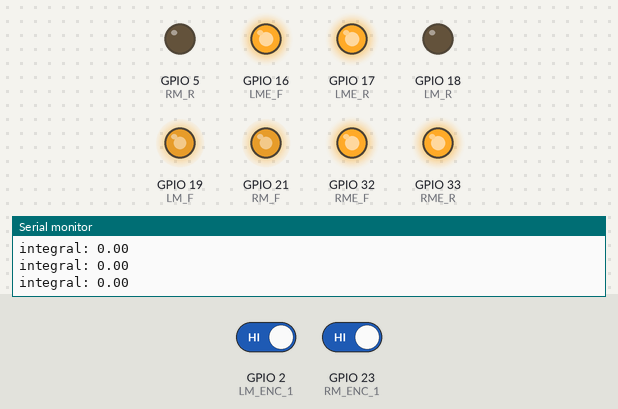
A sketch run on a simulated ESP32. Parts: output pins drawn as LEDs (lit = HIGH), the last lines printed to the serial monitor. Inputs (shaded band) come from the test bench; at power-on: GPIO 2 (LM_ENC_1) HIGH, GPIO 23 (RM_ENC_1) HIGH.

Above: at 1.2 s.
1.3 s: GPIO 2 (LM_ENC_1) driven LOW
At 1.55 s:
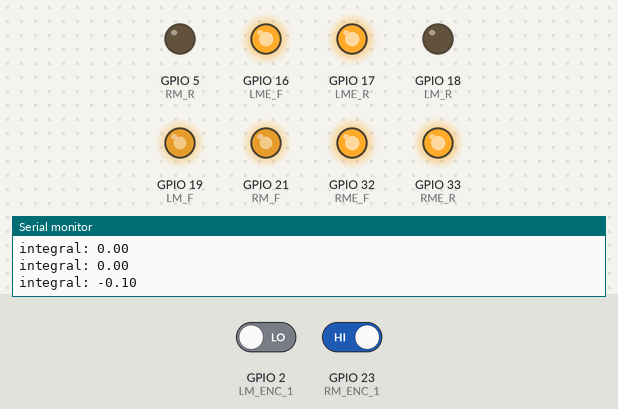
4.3 s: GPIO 23 (RM_ENC_1) driven LOW
At 5.3 s:
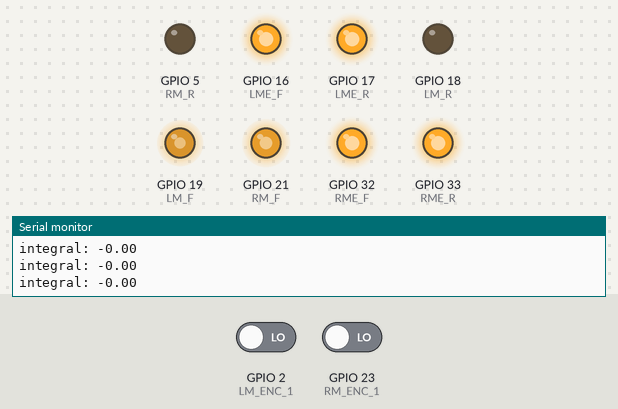
6.0 s: GPIO 23 (RM_ENC_1) driven HIGH
At 6.25 s:
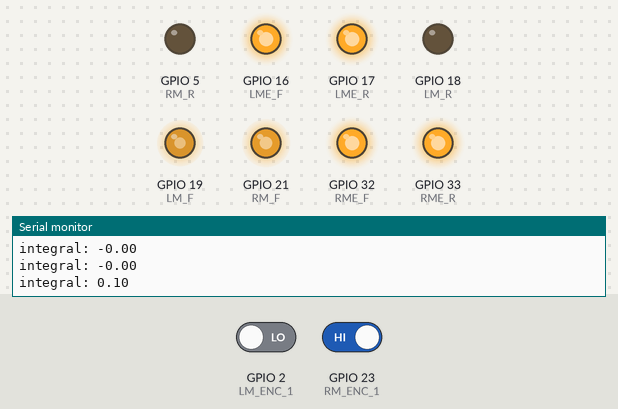
9.0 s: GPIO 2 (LM_ENC_1) driven HIGH
At 9.15 s:
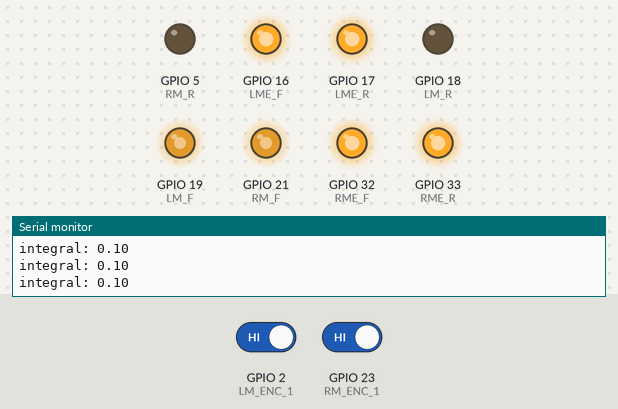
10.7 s: GPIO 23 (RM_ENC_1) driven LOW
At 10.95 s:
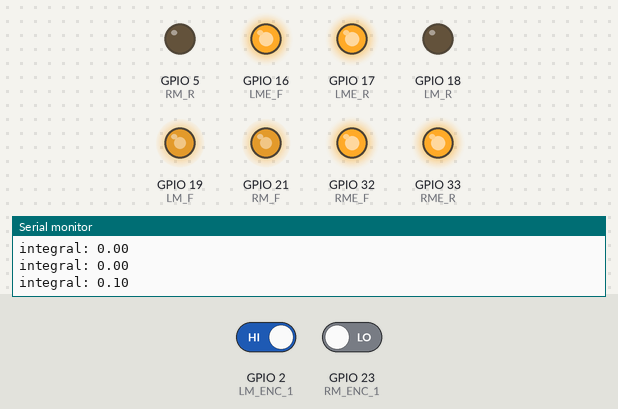
Timing chart, 0 to 14.7 s (numbered marks = the images above; inputs shaded):
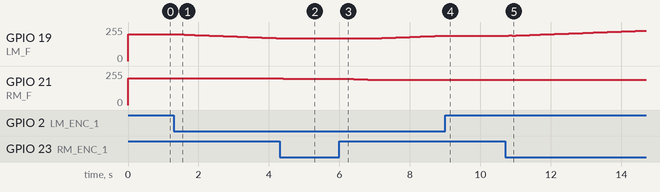

Measured:
- after the input at 1.3 s, GPIO 19 (LM_F): moves from 200/255 to 172/255 over 2.8 s, starting after 0.10 s; GPIO 21 (RM_F): 200/255 → 199/255 after 0.20 s
- after the input at 4.3 s, GPIO 21 (RM_F): 199/255 → 198/255 after 0.10 s
- after the input at 6.0 s, GPIO 19 (LM_F): 170/255 → 169/255 after 0.20 s, → 170/255 0.70 s later, → 171/255 0.10 s later, → 172/255 0.10 s later, … (22 changes in this stretch); GPIO 21 (RM_F): moves from 198/255 to 191/255 over 0.70 s, starting after 0.10 s
- after the input at 9.0 s, GPIO 19 (LM_F): goes on until 9.2 s, then stays 191/255
- after the input at 10.7 s, GPIO 19 (LM_F): 191/255 → 192/255 after 0.10 s, → 191/255 0.10 s later, → 192/255 0.10 s later, → 193/255 0.10 s later, … (39 changes in this stretch)

The sketch:

working-pid.ino
```cpp
// hardware time include
#include "driver/timer.h"

// PID setpoint calcluations
int setPoint = 200;
int motor1_set = 200;     //-- testing
int motor0_set = 200;
int motor1_diff = 0;

// Integral PID component
float integral = 0;

// Derivative PID component
float derivative = 0;
int prev_error = 0;

//int outputRotationSpeed = 0;
int error = 0;
float kp = 0.5;
float ki = 0.25;
float kd = 0.02;
float adjustment_to_left_motor;
float adjustment_to_right_motor;

int store_counts, store_counts1;
int set_flag_100ms;

// left and right motor enables
#define LME_F 16 //34
#define LME_R 17 //35 change back to these values

#define RME_F 32
#define RME_R 33

// motor directions pins, send PWM singal to direction
#define LM_F 19 // left motor _ foward
#define LM_R 18 // left motor _ reverse

#define RM_F 21  //2
#define RM_R 5 //15 change to these, or match pcb document

// encoder definitions

#define LM_ENC_1 2 //5 - this can all be found on the pcb document!
#define LM_ENC_2 15 //17
#define RM_ENC_1 23 //16 change to this
#define RM_ENC_2 22  //4

// encoder count
long counts = 0;
long counts1 = 0;
long counts_total = 0;
// timer instantiation for hardware sampling overflow, 100ms (I believe)
hw_timer_t *Timer0_Cfg = NULL;

void readEncoder() //this function is triggered by the encoder CHANGE, and increments the encoder counter

{
  counts++; //left motor encoder count increment
}

void readEncoder1() //this function is triggered by the encoder CHANGE, and increments the encoder counter

{
  counts1++; //right motor encoder count increment
}

// sampling isr which happens every 100ms
void IRAM_ATTR Timer0_ISR() //-- happens every 100ms
{
    prev_error = error;
    // read and update wheel linear velocity
    error = counts1-counts;

    store_counts = counts;
    store_counts1 = counts1;

    counts = 0; //-- reset counts
    counts1 = 0;

    set_flag_100ms = 1;

}

void init_motors() {
  // set motors to output mode
  pinMode(LME_F, OUTPUT);
  pinMode(LME_R, OUTPUT);
  pinMode(RME_F, OUTPUT);
  pinMode(RME_R, OUTPUT);

  pinMode(LM_F, OUTPUT);
  pinMode(LM_R, OUTPUT);
  pinMode(RM_F, OUTPUT);
  pinMode(RM_R, OUTPUT);
}

void enable_motors() {
  digitalWrite(LME_F, HIGH);  // enable motors
  digitalWrite(LME_R, HIGH);
  digitalWrite(RME_F, HIGH);
  digitalWrite(RME_R, HIGH);
}

void disable_motors() {
  digitalWrite(LME_F, LOW);  // enable motors
  digitalWrite(LME_R, LOW);
  digitalWrite(RME_F, LOW);
  digitalWrite(RME_R, LOW);
}

void left_speed(int speed_, int dir_) {
  if (dir_ == 1) {
    analogWrite(LM_F, speed_);
    digitalWrite(LM_R, 0);
  }
  if (dir_ == -1) {
    analogWrite(LM_R, speed_);
    digitalWrite(LM_F, 0);
  }
}

// right_speed controller set pwm speed 0 - 255 (2^8)
void right_speed(int speed_, int dir_) {
  if (dir_ == 1) {
    analogWrite(RM_F, speed_);
    digitalWrite(RM_R, 0);
  }
  if (dir_ == -1) {
    analogWrite(RM_R, speed_);
    digitalWrite(RM_F, 0);
  }
}

void setup()
{

  Serial.begin(115200);

  pinMode(LM_ENC_1, INPUT); //initialize Encoder Pins
  pinMode(LM_ENC_2, INPUT);

  digitalWrite(LM_ENC_1, LOW); //initialize Pin States
  digitalWrite(LM_ENC_2, LOW);

  attachInterrupt(digitalPinToInterrupt(LM_ENC_1), readEncoder, CHANGE); //attach interrupt to PIN 2
  attachInterrupt(digitalPinToInterrupt(RM_ENC_1), readEncoder1, CHANGE); //attach interrupt to PIN 2

  Timer0_Cfg = timerBegin(0, 80, true);
  timerAttachInterrupt(Timer0_Cfg, &Timer0_ISR, true);
  timerAlarmWrite(Timer0_Cfg, 100000, true);
  timerAlarmEnable(Timer0_Cfg);

  init_motors();
  enable_motors();

  left_speed(setPoint, 1);
  right_speed(setPoint, 1);
}

void loop()
{
  if (set_flag_100ms == 1)
  {
    //Serial.print("error: ");
    //Serial.println(error);  // error
    Serial.print("integral: ");
    Serial.println(integral);  // error
    //Serial.print("d

      integral += 0.1*error;  // Integral component

      derivative = (error - prev_error)/0.1;  // derivative component

      motor1_set -= kp*error + ki*integral + kd*derivative;   // Changing right motors set speed
      motor0_set += kp*error + ki*integral + kd*derivative;   // Changing left motors set speed

      right_speed(motor1_set, 1);   // Changing motor speeds
      left_speed(motor0_set, 1);    // Changing motor speeds


    if (error <= 1 && error >= -1)  // If very little error
    {
      motor1_diff = setPoint - motor1_set;  // get closer to wanted speed
      motor1_set += motor1_diff/10;   // gradually increasing motor speed
      motor0_set += motor1_diff/10;
      right_speed(motor1_set, 1);
      left_speed(motor0_set, 1);
    }

    set_flag_100ms = 0;
  }
}
```
